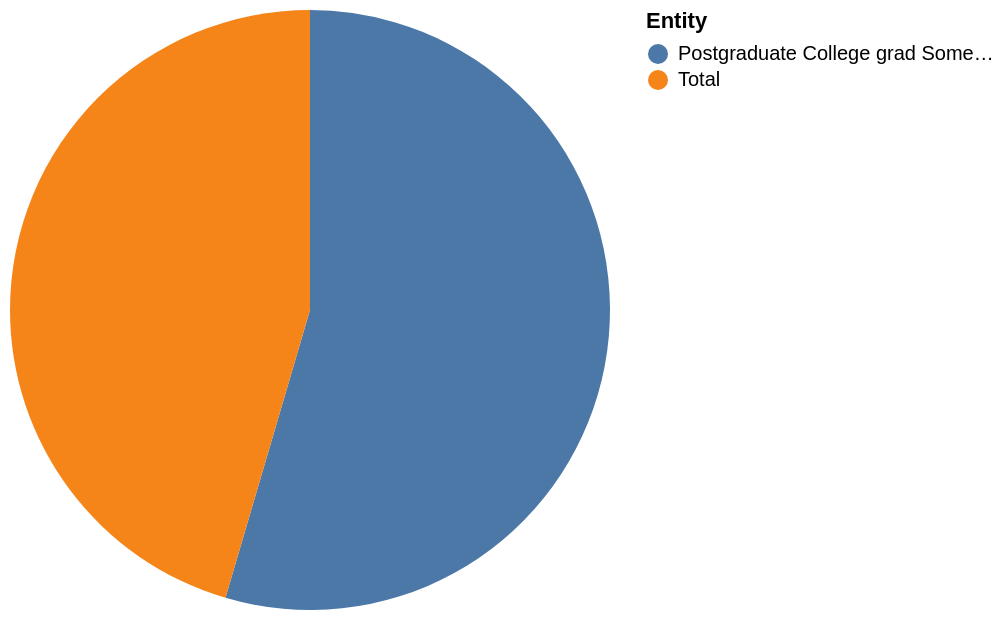

This figure's Vega-Lite source:
### Vega-Lite specification from a JSON file in a GitHub repository (floating-point values rounded to 4 significant figures)
{"$schema": "https://vega.github.io/schema/vega-lite/v5.json", "description": "Pie chart auto-generated from CSV", "data": {"values": [{"Entity": "Postgraduate College grad Some college HS for less", "Not at all": "12", "Not too much": "10", "A fair amount": "32", "a great deal": "27"}, {"Entity": "Total", "Not at all": "10", "Not too much": "26", "A fair amount": "51", "a great deal": "11"}]}, "mark": "arc", "encoding": {"theta": {"field": "Not at all", "type": "quantitative"}, "color": {"field": "Entity", "type": "nominal"}}}
